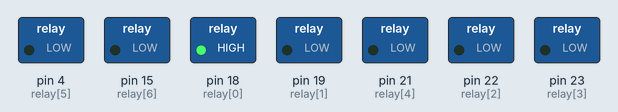
Bench run of a sketch on a simulated Arduino Mega 2560, built with avr-gcc and run on an emulated ATmega2560. Shown: switched loads named in the sketch (green lamp = pin HIGH).

Above: at 0.5 s.
At 2.5 s:
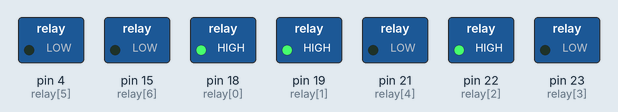
At 4.5 s:
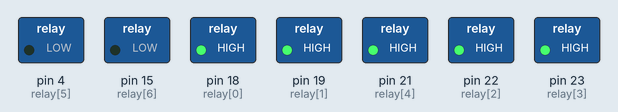
At 7.0 s:
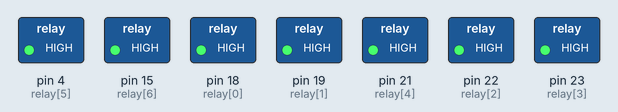
At 12.5 s:
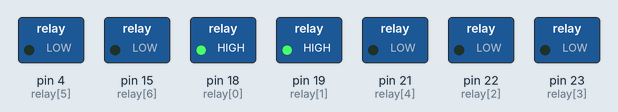
At 18.5 s:
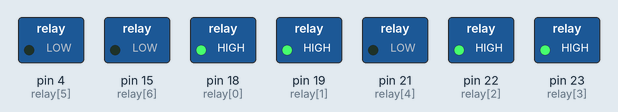
Timing chart, 0 to 19.5 s (numbered marks = the images above):
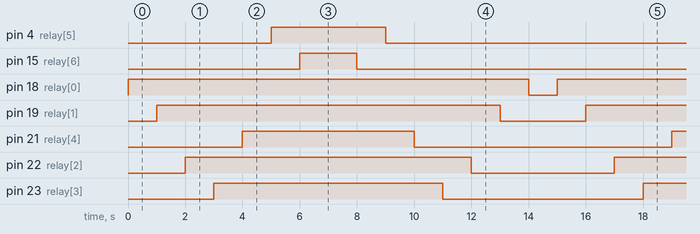

The sketch:

testing_codes.ino
```cpp
int relay[]={18,19,22,23,21,4,15};
void setup() {
 for(int i=0;i<7;i++){
   pinMode(relay[i],OUTPUT);
  }
}

void loop() {
  for(int i=0;i<7;i++) {
    digitalWrite(relay[i],1);
    delay(1000);
  }
  for(int i=7;i>=0;i--){
     digitalWrite(relay[i],0);
     delay(1000);
  }


}
```

Measured:
- by itself, pin 4 (relay[5]): alternates HIGH for 4.0 s and LOW for 11.0 s
- by itself, pin 15 (relay[6]): alternates HIGH for 2.0 s and LOW for 13.0 s
- by itself, pin 18 (relay[0]): alternates HIGH for 14.0 s and LOW for 1.0 s
- by itself, pin 19 (relay[1]): alternates HIGH for 12.0 s and LOW for 3.0 s
- by itself, pin 21 (relay[4]): alternates HIGH for 6.0 s and LOW for 9.0 s
- by itself, pin 22 (relay[2]): alternates HIGH for 10.0 s and LOW for 5.0 s
- by itself, pin 23 (relay[3]): alternates HIGH for 8.0 s and LOW for 7.0 s
